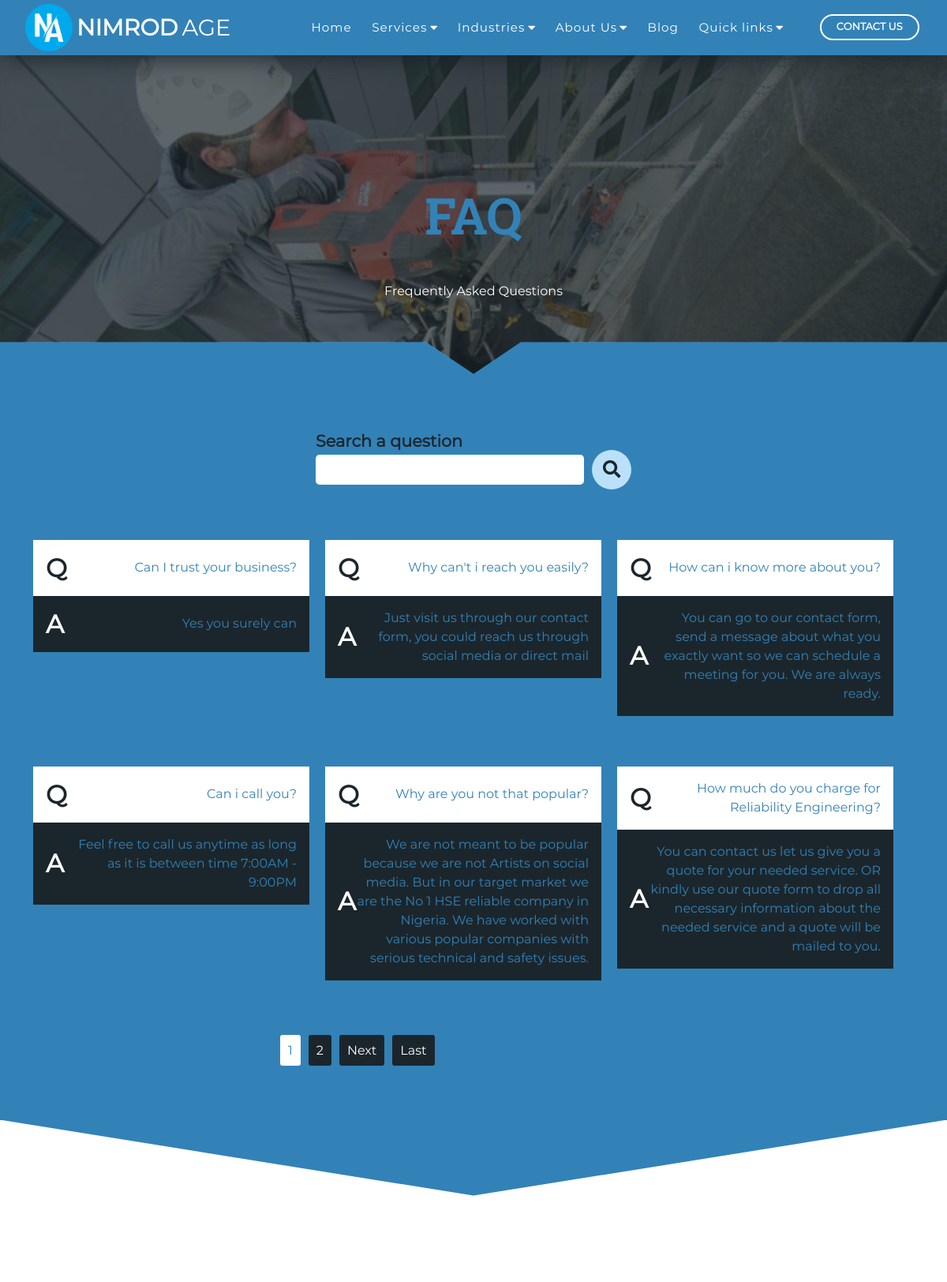
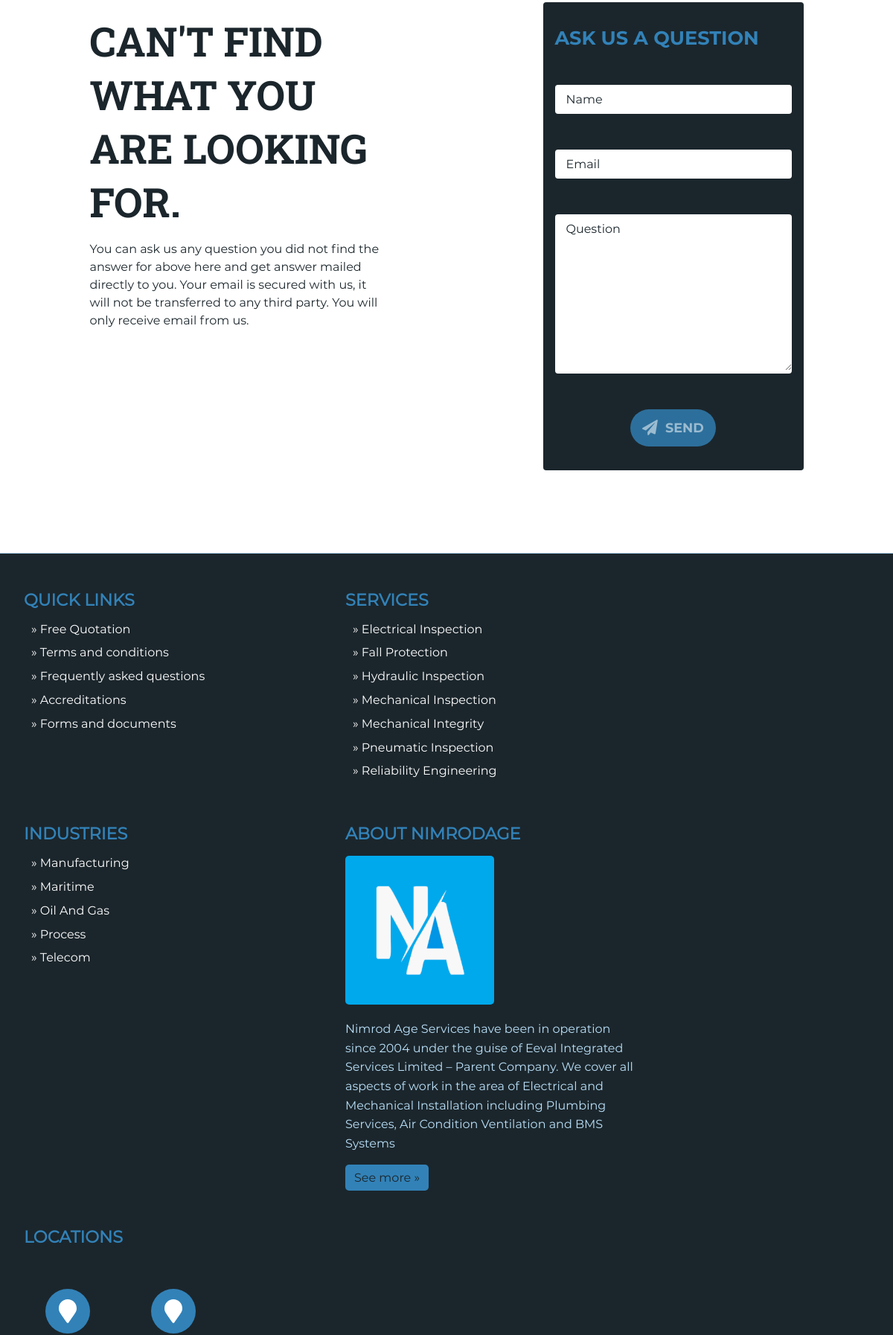
Screenshot of /faq/ (upper part) with the database file from the repository (2 pictures, top to bottom).
### FAQ/models.py (models this page shows, shortened)
class Faq(models.Model):
	question = models.TextField()
	answer = models.TextField()
	date = models.DateTimeField(auto_now=True)
	class Meta:
		ordering=('-date',)

### Home/models.py (models this page shows, shortened)
class Service(models.Model):
	name = models.CharField(max_length=225)
	data = models.TextField(blank=True)
	slug = models.CharField(max_length=225, blank=True, editable=False)
	image = models.ImageField(upload_to=_image_upload2)
	class Meta:
		ordering=['name']

class Industry(models.Model):
	name = models.CharField(max_length=225)
	data = models.TextField(blank=True)
	slug = models.CharField(max_length=225, blank=True, editable=False)
	image = models.ImageField(upload_to=_image_upload)
	class Meta:
		ordering=['name']

### FAQ/views.py (the view, shortened to what this page needs)
# urls.py: path('faq/', FaqPage.as_view(), name='faq'),
class FaqPage(ListView):
	template_name = 'FAQ/faq.html'
	context_object_name = 'faqs'
	model = Faq
	paginate_by = 6
	def get_context_data(self, page=1):
		context={}
		context['title']='Frequently asked questions'
		context['klass']='faqPage'
		context['services']=Service.objects.all()
		context['industries']=Industry.objects.all()
		context['faqs']= Paginator(self.get_queryset(),self.paginate_by).page(page)
		return context
	def get(self, request):
		gets = request.GET.get('page')
		if gets == None:
			gets = 1
		context=self.get_context_data(gets)
		return render(self.request, self.template_name, context)

### FAQ/templates/FAQ/faq.html (shortened to what this page needs)
{% extends 'Home/base.html' %}
{% load static %}
{% block sections %}
	<section class="subhero" style="background: url('{% static 'images/engineering-services-banner2-900x323.jpg' %}');background-repeat: no-repeat; background-size: cover;">
		<div class="overlay">
			<h1>FAQ</h1>
			<p>Frequently Asked Questions</p>
		</div>
	</section>
	<section class="faqs">
		<div class="search">
			<form method='POST'>
				<div class='group'>
					<label>Search a question</label>
					<input type="text" name="search">
					<button><i class="fas fa-search"></i></button>
				</div>
			</form>
		</div>
		<div class="contents">
			{% for faq in faqs %}
				<div class="card">
					<div class="q">
						<span>Q</span>
						<p>{{ faq.question }}</p>
					</div>
					<div class="a">
						<span>A</span>
						<p>{{ faq.answer }}</p>
					</div>
				</div>
			{% endfor %}
		</div>
		<div class="pagination">
			{% for num in faqs.paginator.page_range %}
				{% if faqs.number == num %}
					<a href="?page={{ num }}" class="active">{{ num }}</a>
				{% elif num > faqs.number|add:'-3' and num < faqs.number|add:'3' %}
					<a href="?page={{ num }}">{{ num }}</a>
				{% endif %}
			{% endfor %}
			{% if faqs.has_next %}
				<a href="?page={{ faqs.next_page_number }}">Next</a>
				<a href="?page={{ faqs.paginator.num_pages }}">Last</a>
			{% endif%}
		</div>
	</section>
	<section class="ask">
		<div class="text">
			<h2>Can't find what you are looking for.</h2>
			<p>You can ask us any question you did not find the answer for above here and get answer mailed directly to you. Your email is secured with us, it will not be transferred to any third party. You will only receive email from us.</p>
		</div>
		<div class="direct">
			<form method="POST">
				<legend>Ask us a question</legend>
				<div class="input">
					<label for="name">Name</label>
					<input type="text" name="name" class="in" value="{% if name %}{{name}}{% endif %}">
				</div>
				<div class="input">
					<label for="name">Email</label>
					<input type="email" name="email" class="in" value="{% if email %}{{email}}{% endif %}">
				</div>
				<div class="input">
					<label for="message">Question</label>
					<textarea name="question" id="" cols="30" rows="10" class="in">{% if question %}{{question}}{% endif %}</textarea>
				</div>
				<button class="btn"><span class="send"><i class="fas fa-paper-plane"></i></span><span>Send</span></button>
			</form>
		</div>
	</section>
{% endblock %}

### Home/templates/Home/base.html (shortened to what this page needs)
{% load static %}
<!DOCTYPE html>
<html>
<head>
	<link rel="stylesheet" href="{% static 'css/animate.min.css' %}">
	<link rel="stylesheet" href="{% static 'css/slick-theme.min.css' %}">
	<link rel="stylesheet" href="{% static 'css/slick.css' %}">
	<link rel="stylesheet" type="text/css" href="{% static 'css/style.css' %}">
</head>
<body class="{{ klass }}">
	<header>
		<div class="container">
			<a style="display: block;" href="{% url 'index' %}"><div class="logo-container">
				<img src="{% static 'images/nimrodagelogo.png' %}"><h3 class="logo">Nimrod<span>AGE</span></h3>
			</div></a>
			<div class="nav-btn">
				<div class="nav-links">
					<ul>
						<li class="nav-link" style="--i: .6s">
							<a href="{% url 'index' %}" class="">Home</a>
						</li>
						<li class="nav-link" style="--i: .85s">
							<a href="#" class="disableA">Services<i class="fas fa-caret-down"></i></a>
						</li>
						<li class="nav-link" style="--i: 1.1s">
							<a href="#" class="disableA">Industries<i class="fas fa-caret-down"></i></a>
						</li>
						<li class="nav-link" style="--i: 1.35s">
							<a href="#" class="disableA">About Us<i class="fas fa-caret-down"></i></a>
						</li>
						<li class="nav-link" style="--i: 1.6s">
							<a href="{% url 'blog' %}" class="">Blog</a>
						</li>
						<li class="nav-link" style="--i: 1.85s">
							<a href="#" class="disableA">Quick links<i class="fas fa-caret-down"></i></a>
						</li>
					</ul>
				</div>
				<div class="log-sign" style="--i: 1.8s">
					<a href="{% url 'contact' %}" class="btn transparent">Contact us</a>
				</div>
			</div>
		</div>
	</header>
	<main>
		{% block sections %}
		{% endblock %}
		<section id="footer">
			<div class="links">
				<legend>Quick links</legend>
				<ul>
					<li><a href="#">&raquo; Free Quotation</a></li>
					<li><a href="#">&raquo; Terms and conditions</a></li>
					<li><a href="{% url 'faq' %}">&raquo; Frequently asked questions</a></li>
					<li><a href="#">&raquo; Accreditations</a></li>
					<li><a href="#">&raquo; Forms and documents</a></li>
				</ul>
			</div>
			<div class="links">
				<legend>Services</legend>
				<ul>
					{% for i in services %}
						<li><a href="{% url 'service' i.slug %}">&raquo; {{i.name.title}}</a></li>
					{% endfor %}
				</ul>
			</div>
			<div class="links">
				<legend>Industries</legend>
				<ul>
					{% for i in industries %}
						<li><a href="{% url 'industry' i.slug %}">&raquo; {{i.name.title}}</a></li>
					{% endfor %}
				</ul>
			</div>
			<div class="links">
				<legend>About NimrodAGE</legend>
				<div class="about">
					<img src="{% static 'images/nimrodagelogo.png' %}" alt="nimrod AGE">
					<p>Nimrod Age Services have been in operation since 2004 under the guise of Eeval Integrated Services Limited – Parent Company. We cover all aspects of work in the area of Electrical and Mechanical Installation including Plumbing Services, Air Condition Ventilation and BMS Systems</p>
					<a href="{% url 'certs' %}">See more &raquo;</a>
				</div>
			</div>
			<div class="links">
				<legend>Locations</legend>
				<ul class="locations">
					<li>
						<span><i class="fas fa-map-marker"></i></span>
					</li>
					<li>
						<span><i class="fas fa-map-marker"></i></span>
					</li>
				</ul>
			</div>
		</section>
	</main>
</body>
</html>

### rows the page displays
Faq: question "Can I trust your business?", answer "Yes you surely can"
Faq: question "Why can't i reach you easily?", answer "Just visit us through our contact form, you could reach us through social media or direct mail"
Faq: question "How can i know more about you?", answer "You can go to our contact form, send a message about what you exactly want so we can schedule a meeting for you. We are always ready."
Faq: question "Can i call you?", answer "Feel free to call us anytime as long as it is between time 7:00AM - 9:00PM"
Faq: question "Why are you not that popular?", answer "We are not meant to be popular because we are not Artists on social media. But in our target market we are the No 1 HSE reliable company in Nigeria. We have worked with various popular companies with serious technical and safety issues."
Faq: question "How much do you charge for Reliability Engineering?", answer "You can contact us let us give you a quote for your needed service. OR kindly use our quote form to drop all necessary information about the needed service and a quote will be mailed to you."
Service: name "Electrical Inspection"
Service: name "Fall Protection"
Service: name "Hydraulic Inspection"
Service: name "Mechanical Inspection"
Service: name "Mechanical Integrity"
Service: name "Pneumatic Inspection"
Service: name "Reliability Engineering"
Industry: name "Manufacturing"
Industry: name "Maritime"
Industry: name "Oil And Gas"
Industry: name "Process"
Industry: name "Telecom"

### other values shown
{{ num }} "1"
{{ num }} "2"
